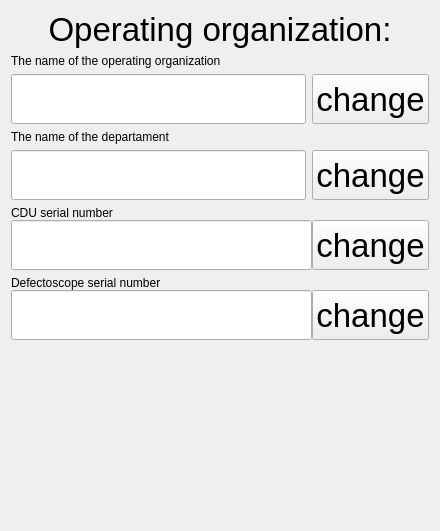
              <widget class="QWidget" name="operatingOrganizationPage">
               <layout class="QVBoxLayout" name="verticalLayout_51">
                <item>
                 <widget class="QLabel" name="label_7">
                  <property name="font">
                   <font>
                    <pointsize>25</pointsize>
                   </font>
                  </property>
                  <property name="text">
                   <string>Operating organization:</string>
                  </property>
                  <property name="alignment">
                   <set>Qt::AlignCenter</set>
                  </property>
                 </widget>
                </item>
                <item>
                 <layout class="QVBoxLayout" name="verticalLayout_10">
                  <item>
                   <widget class="QLabel" name="label_14">
                    <property name="text">
                     <string>The name of the operating organization</string>
                    </property>
                   </widget>
                  </item>
                  <item>
                   <layout class="QHBoxLayout" name="horizontalLayout_38">
                    <item>
                     <widget class="QLineEdit" name="organizationLineEdit">
                      <property name="sizePolicy">
                       <sizepolicy hsizetype="Expanding" vsizetype="Minimum">
                        <horstretch>0</horstretch>
                        <verstretch>0</verstretch>
                       </sizepolicy>
                      </property>
                      <property name="font">
                       <font>
                        <pointsize>25</pointsize>
                       </font>
                      </property>
                      <property name="focusPolicy">
                       <enum>Qt::NoFocus</enum>
                      </property>
                     </widget>
                    </item>
                    <item>
                     <widget class="QPushButton" name="changeOrganizationNameButton">
                      <property name="sizePolicy">
                       <sizepolicy hsizetype="Minimum" vsizetype="Minimum">
                        <horstretch>0</horstretch>
                        <verstretch>0</verstretch>
                       </sizepolicy>
                      </property>
                      <property name="minimumSize">
                       <size>
                        <width>50</width>
                        <height>50</height>
                       </size>
                      </property>
                      <property name="font">
                       <font>
                        <pointsize>25</pointsize>
                       </font>
                      </property>
                      <property name="focusPolicy">
                       <enum>Qt::NoFocus</enum>
                      </property>
                      <property name="text">
                       <string>change</string>
                      </property>
                     </widget>
                    </item>
                   </layout>
                  </item>
                 </layout>
                </item>
                <item>
                 <layout class="QVBoxLayout" name="verticalLayout_44">
                  <item>
                   <widget class="QLabel" name="label_19">
                    <property name="text">
                     <string>The name of the departament</string>
                    </property>
                   </widget>
                  </item>
                  <item>
                   <layout class="QHBoxLayout" name="horizontalLayout">
                    <item>
                     <widget class="QLineEdit" name="departamentLineEdit">
                      <property name="sizePolicy">
                       <sizepolicy hsizetype="Expanding" vsizetype="Minimum">
                        <horstretch>0</horstretch>
                        <verstretch>0</verstretch>
                       </sizepolicy>
                      </property>
                      <property name="font">
                       <font>
                        <pointsize>25</pointsize>
                       </font>
                      </property>
                      <property name="focusPolicy">
                       <enum>Qt::NoFocus</enum>
                      </property>
                     </widget>
                    </item>
                    <item>
                     <widget class="QPushButton" name="changeDepartmentNameButton">
                      <property name="sizePolicy">
                       <sizepolicy hsizetype="Minimum" vsizetype="Minimum">
                        <horstretch>0</horstretch>
                        <verstretch>0</verstretch>
                       </sizepolicy>
                      </property>
                      <property name="minimumSize">
                       <size>
                        <width>50</width>
                        <height>50</height>
                       </size>
                      </property>
                      <property name="font">
                       <font>
                        <pointsize>25</pointsize>
                       </font>
                      </property>
                      <property name="focusPolicy">
                       <enum>Qt::NoFocus</enum>
                      </property>
                      <property name="text">
                       <string>change</string>
                      </property>
                     </widget>
                    </item>
                   </layout>
                  </item>
                 </layout>
                </item>
                <item>
                 <widget class="QWidget" name="cduSerialNumberGroupBox" native="true">
                  <layout class="QVBoxLayout" name="verticalLayout_50">
                   <property name="spacing">
                    <number>0</number>
                   </property>
                   <property name="leftMargin">
                    <number>0</number>
                   </property>
                   <property name="topMargin">
                    <number>0</number>
                   </property>
                   <property name="rightMargin">
                    <number>0</number>
                   </property>
                   <property name="bottomMargin">
                    <number>0</number>
                   </property>
                   <item>
                    <layout class="QVBoxLayout" name="verticalLayout_46">
                     <item>
                      <widget class="QLabel" name="label_20">
                       <property name="text">
                        <string>CDU serial number</string>
                       </property>
                      </widget>
                     </item>
                     <item>
                      <layout class="QHBoxLayout" name="horizontalLayout_3">
                       <item>
                        <widget class="QLineEdit" name="cduSerialNumberLineEdit">
                         <property name="sizePolicy">
                          <sizepolicy hsizetype="Expanding" vsizetype="Minimum">
                           <horstretch>0</horstretch>
                           <verstretch>0</verstretch>
                          </sizepolicy>
                         </property>
                         <property name="font">
                          <font>
                           <pointsize>25</pointsize>
                          </font>
                         </property>
                         <property name="focusPolicy">
                          <enum>Qt::NoFocus</enum>
                         </property>
                        </widget>
                       </item>
                       <item>
                        <widget class="QPushButton" name="changeSerialNumber">
                         <property name="sizePolicy">
                          <sizepolicy hsizetype="Minimum" vsizetype="Minimum">
                           <horstretch>0</horstretch>
                           <verstretch>0</verstretch>
                          </sizepolicy>
                         </property>
                         <property name="minimumSize">
                          <size>
                           <width>50</width>
                           <height>50</height>
                          </size>
                         </property>
                         <property name="font">
                          <font>
                           <pointsize>25</pointsize>
                          </font>
                         </property>
                         <property name="focusPolicy">
                          <enum>Qt::NoFocus</enum>
                         </property>
                         <property name="text">
                          <string>change</string>
                         </property>
                        </widget>
                       </item>
                      </layout>
                     </item>
                    </layout>
                   </item>
                  </layout>
                 </widget>
                </item>
                <item>
                 <widget class="QWidget" name="defectoscopeSerialNumberGroupBox" native="true">
                  <layout class="QVBoxLayout" name="verticalLayout_53">
                   <property name="spacing">
                    <number>0</number>
                   </property>
                   <property name="leftMargin">
                    <number>0</number>
                   </property>
                   <property name="topMargin">
                    <number>0</number>
                   </property>
                   <property name="rightMargin">
                    <number>0</number>
                   </property>
                   <property name="bottomMargin">
                    <number>0</number>
                   </property>
                   <item>
                    <layout class="QVBoxLayout" name="verticalLayout_54">
                     <item>
                      <widget class="QLabel" name="label_23">
                       <property name="text">
                        <string>Defectoscope serial number</string>
                       </property>
                      </widget>
                     </item>
                     <item>
                      <layout class="QHBoxLayout" name="horizontalLayout_8">
                       <item>
                        <widget class="QLineEdit" name="defectoscopeSerialNumberLineEdit">
                         <property name="sizePolicy">
                          <sizepolicy hsizetype="Expanding" vsizetype="Minimum">
                           <horstretch>0</horstretch>
                           <verstretch>0</verstretch>
                          </sizepolicy>
                         </property>
                         <property name="font">
                          <font>
                           <pointsize>25</pointsize>
                          </font>
                         </property>
                         <property name="focusPolicy">
                          <enum>Qt::NoFocus</enum>
                         </property>
                        </widget>
                       </item>
                       <item>
                        <widget class="QPushButton" name="changeDefectoscopeSerialNumber">
                         <property name="sizePolicy">
                          <sizepolicy hsizetype="Minimum" vsizetype="Minimum">
                           <horstretch>0</horstretch>
                           <verstretch>0</verstretch>
                          </sizepolicy>
                         </property>
                         <property name="minimumSize">
                          <size>
                           <width>50</width>
                           <height>50</height>
                          </size>
                         </property>
                         <property name="font">
                          <font>
                           <pointsize>25</pointsize>
                          </font>
                         </property>
                         <property name="focusPolicy">
                          <enum>Qt::NoFocus</enum>
                         </property>
                         <property name="text">
                          <string>change</string>
                         </property>
                        </widget>
                       </item>
                      </layout>
                     </item>
                    </layout>
                   </item>
                  </layout>
                 </widget>
                </item>
                <item>
                 <spacer name="verticalSpacer_12">
                  <property name="orientation">
                   <enum>Qt::Vertical</enum>
                  </property>
                  <property name="sizeHint" stdset="0">
                   <size>
                    <width>20</width>
                    <height>180</height>
                   </size>
                  </property>
                 </spacer>
                </item>
               </layout>
              </widget>
